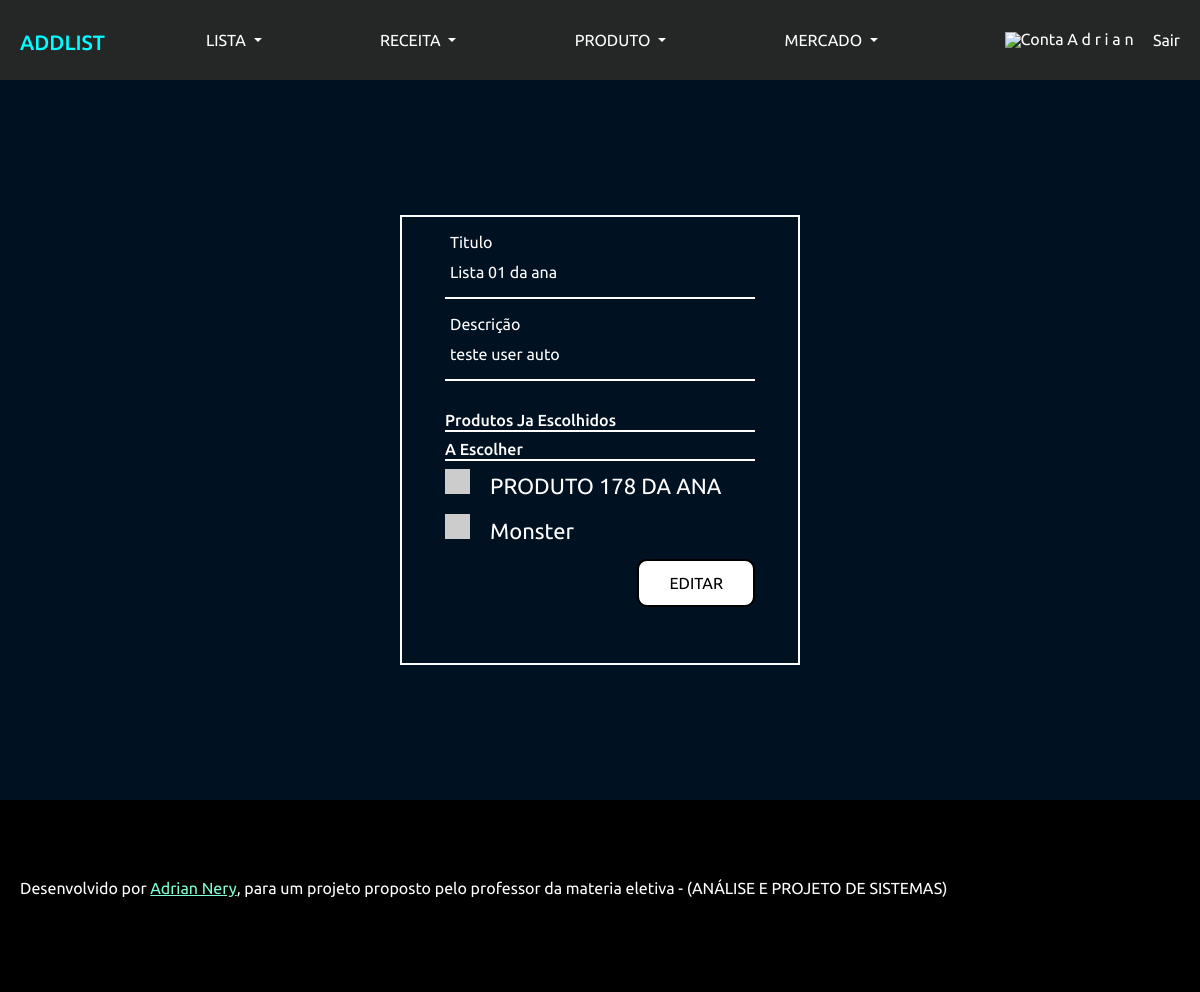
The app's page /lista/editar/66 (signed in) with its own data.
### Weblist/models.py (models this page shows, shortened)
class Lista(models.Model):
    nome = models.CharField(max_length=45, default='')
    descricao = models.TextField(max_length=520, blank=True, null=True)
    data = models.DateTimeField(auto_created=True, auto_now_add=True)
    idUser = models.ForeignKey(User, on_delete=models.CASCADE)
    idproduto = models.ManyToManyField(Produto)

class Produto(models.Model):
    nome = models.TextField(max_length=50,default='Sem nome')
    categoria = models.ForeignKey(Categoria,on_delete=models.DO_NOTHING)
    mercado = models.ForeignKey(Mercado, on_delete=models.CASCADE)
    preco = models.DecimalField(max_digits=5, decimal_places=2, default=0.00)
    oferta = models.BooleanField()
    idUser = models.ForeignKey(User, on_delete=models.CASCADE)
    image = models.ImageField(upload_to=upload_image_produto, blank=True, null=True)

### Weblist/views.py (the view)
# urls.py: path('lista/editar/<int:id>', page_edita_lista, name='page_editar_lista'),
def page_edita_lista(request,id):
	if request.user.is_authenticated:
		iduser = request.user.id
		user = User.objects.get(id = iduser)
		lista = []
		for i in user.username:
			lista.append(i)
		try:
			space = lista.index(' ')
			user = " ".join(lista[0:space])
		except:
			pass
		lista = Lista.objects.get(id=id)
		produtos = lista.idproduto.all()
		produtos_ids = []
		for x in produtos:
			produtos_ids.append(x.id)
		produtosN = Produto.objects.filter(idUser=iduser).exclude(id__in=produtos_ids)
		data = {
			"lista": lista,
            "produtosN": produtosN,
	         "usuario": user,
            }
		return render(request, "lista/edita_lista.html", data)
	else:
		return HttpResponse('EFETUE O LOGIN ANTES+')

### Weblist/templates/lista/edita_lista.html (shortened to what this page needs)
{% extends 'base.html' %}
{% load static %}
{% block style %}
    <link rel="stylesheet" href="{% static 'styles/lista/editarLista.css' %}">
{% endblock %}
{% block body %}
<div class="container">
    <div class="boxForm">
        <form action="{% url 'editar_lista' lista.id %}" method="post">
            <div class="inputbox">
                <input type="text" name="titulo" value="{{lista.nome}}" id="nome" required>
                <label for="nome">Titulo</label>
            </div>
            <div class="inputbox">
                <input type="text" name="descricao" value="{{lista.descricao}}" required>
                <label class="labeldescricao" for="decricao">Descrição</label>
            </div>
            <div class="produtos">
                <h2>produtos ja escolhidos</h2>
                <h2>A escolher</h2>
                {% for produto in produtosN %}
                <div>
                    <label class="labelcontainer" for="{{produto.nome}}">{{ produto.nome }}
                        <span class="check"></span>
                    </label>
                </div>
                {% endfor %}
            </div>
            <input type="submit" value="EDITAR">
        </form>
    </div>
</div>
{% endblock %}

### static/styles/modelobase.css (style rules this page uses)
* { list-style: none; text-decoration: none; margin: 0; padding: 0; box-sizing: border-box; font-family: 'Ubuntu', sans-serif; text-decoration: none; color: #fff; font-size: 1rem; }
body { background-color: rgb(0, 17, 33); }

### static/styles/lista/editarLista.css (style rules this page uses)
.container { min-height: 90vh; display: flex; align-items: center; justify-content: center; }
.boxForm { width: 400px; min-height: 450px; border: 2px solid #fff; display: flex; flex-direction: column; justify-content: space-between; align-items: center; }
.inputbox { position: relative; margin: 30px 0; width: 310px; border-bottom: 2px solid #fff; }
.inputbox label { position: absolute; top: 50%; left: 5px; transform: translateY(-50%); color: #fff; font-size: 1em; pointer-events: none; transition: 1s; }
.labeldescricao { max-width: 200px; white-space: nowrap; overflow: hidden; text-overflow: ellipsis; }
input:focus ~ label, input:valid ~ label { top: -5px; }
.inputbox input { width: 100%; height: 50px; background: transparent; border: none; outline: none; font-size: 1em; padding: 0 35px 0 5px; color: #fff; }
.produtos>h2 { height: 10%; border-bottom: 2px solid #fff; text-transform: capitalize; font-size: 1em; }
input[type='submit'] { float: right; background-color: #fff; color: black; border: 2px solid black; border-radius: 10px; padding: 10px 30px; margin-bottom: 20px; }
.labelcontainer { display: block; position: relative; padding-left: 45px; margin-bottom: 12px; cursor: pointer; font-size: 22px; }
.check { left: 0; top: 0; width: 25px; height: 25px; background-color: #ccc; position: absolute; }
.labelcontainer .check::after { top: 5px; left: 9px; width: 5px; height: 10px; border: solid white; border-width: 0 3px 3px 0; -webkit-transform: rotate(45deg); -ms-transform: rotate(45deg); transform: rotate(45deg); }
.check::after { content: ""; position: absolute; display: none; }

### records on screen
Lista: titulo "Lista 01 da ana", descricao "teste user auto"
Produto: nome "PRODUTO 178 DA ANA"
Produto: nome "Monster"

### other values on screen
{{ usuario }} "A d r i a n"
